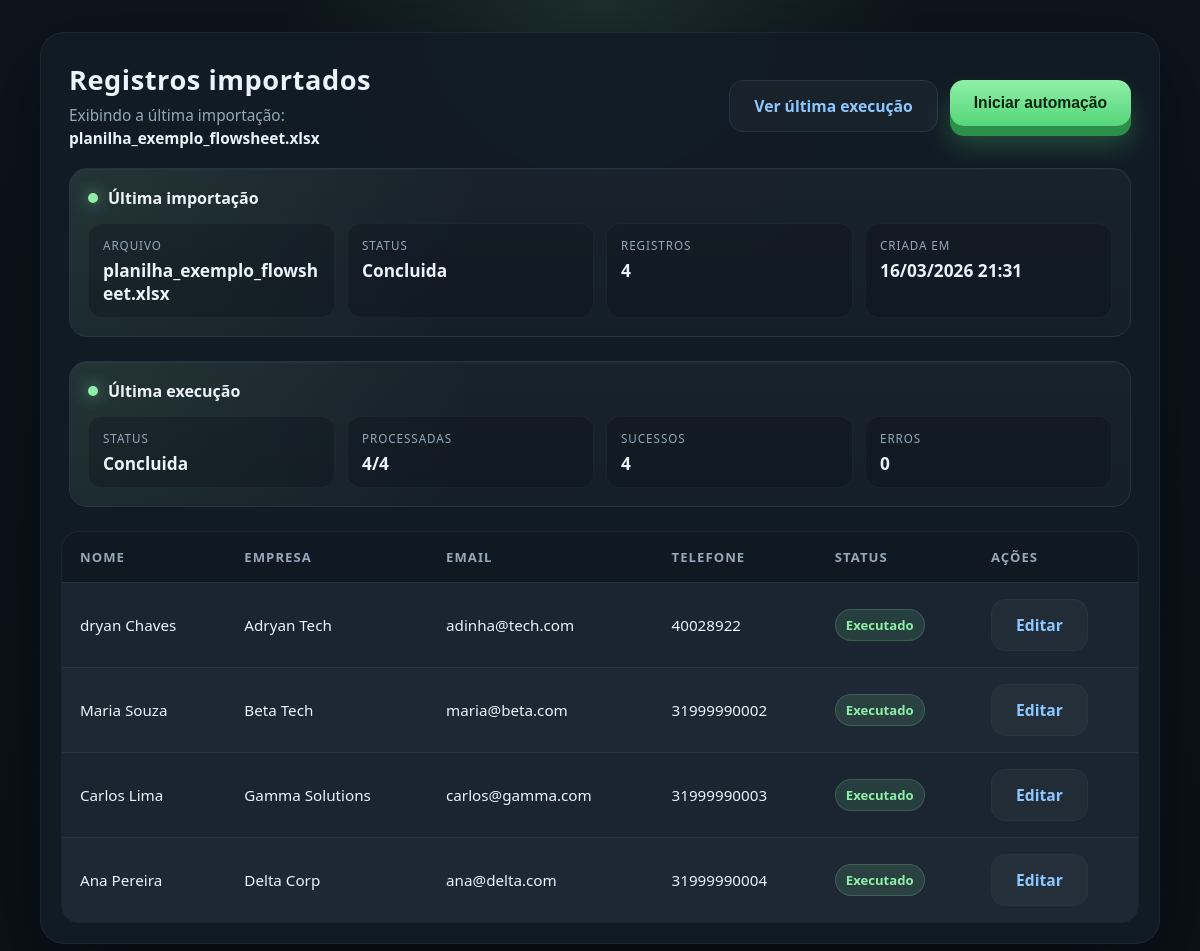
/registros/, run on the app's committed database.
### registros/models.py (models this page shows, shortened)
class ImportacaoPlanilha(models.Model):
    STATUS_PROCESSANDO = "processando"
    STATUS_CONCLUIDA = "concluida"
    STATUS_ERRO = "erro"
    STATUS_CHOICES = [
        (STATUS_PROCESSANDO, "Processando"),
        (STATUS_CONCLUIDA, "Concluida"),
        (STATUS_ERRO, "Erro"),
    ]
    nome_arquivo = models.CharField(max_length=255)
    status = models.CharField(
        max_length=20,
        choices=STATUS_CHOICES,
        default=STATUS_PROCESSANDO,
    )
    total_registros = models.PositiveIntegerField(default=0)
    criado_em = models.DateTimeField(auto_now_add=True)

class Registro(models.Model):
    STATUS_PENDENTE = "pendente"
    STATUS_EXECUTANDO = "executando"
    STATUS_EXECUTADO = "executado"
    STATUS_ERRO = "erro"
    STATUS_CHOICES = [
        (STATUS_PENDENTE, "Pendente"),
        (STATUS_EXECUTANDO, "Executando"),
        (STATUS_EXECUTADO, "Executado"),
        (STATUS_ERRO, "Erro"),
    ]
    nome = models.CharField(max_length=200)
    empresa = models.CharField(max_length=200)
    email = models.EmailField()
    telefone = models.CharField(max_length=20)
    status = models.CharField(
        max_length=20,
        choices=STATUS_CHOICES,
        default=STATUS_PENDENTE,
    )
    mensagem_erro = models.TextField(blank=True)
    executado_em = models.DateTimeField(null=True, blank=True)
    importacao = models.ForeignKey(
        ImportacaoPlanilha,
        on_delete=models.CASCADE,
        related_name="registros",
        null=True,
        blank=True,
    )
    criado_em = models.DateTimeField(auto_now_add=True)

### automations/models.py (models this page shows, shortened)
class Execution(models.Model):
    importacao = models.ForeignKey(
        "registros.ImportacaoPlanilha",
        on_delete=models.SET_NULL,
        related_name="executions",
        null=True,
        blank=True,
    )
    user = models.ForeignKey(
        User,
        on_delete=models.CASCADE,
        related_name="executions",
        null=True,
        blank=True,
    )
    STATUS_CHOICES = [
        ("pending", "Pendente"),
        ("running", "Executando"),
        ("completed", "Concluida"),
        ("error", "Erro"),
    ]
    arquivo_planilha = models.FileField(upload_to="uploads/", null=True, blank=True)
    status = models.CharField(max_length=20, choices=STATUS_CHOICES, default="pending")
    target_url = models.URLField(blank=True)
    total_linhas = models.IntegerField(default=0)
    linhas_processadas = models.IntegerField(default=0)
    sucesso_count = models.IntegerField(default=0)
    erro_count = models.IntegerField(default=0)
    mensagem_erro = models.TextField(blank=True)
    criado_em = models.DateTimeField(auto_now_add=True)
    finalizado_em = models.DateTimeField(null=True, blank=True)

### registros/views.py (the view)
# urls.py: path("registros/", listar_registros, name="listar_registros"),
def listar_registros(request):
    ultima_importacao = ImportacaoPlanilha.objects.order_by("-criado_em").first()
    registros = list(ultima_importacao.registros.all()[:50]) if ultima_importacao else []
    execution_id = request.GET.get("execution_id")
    ultima_execucao = (
        Execution.objects.filter(importacao=ultima_importacao).order_by("-criado_em").first()
        if ultima_importacao
        else Execution.objects.order_by("-criado_em").first()
    )
    if execution_id:
        ultima_execucao = get_object_or_404(Execution, pk=execution_id)
    mostrar_coluna_erro = any(registro.mensagem_erro for registro in registros)
    return render(request, "lista_registros.html", {
        "registros": registros,
        "ultima_importacao": ultima_importacao,
        "ultima_execucao": ultima_execucao,
        "mostrar_coluna_erro": mostrar_coluna_erro,
        "status_api_url": (
            reverse("automations:status_execucao", args=[ultima_execucao.id])
            if ultima_execucao
            else ""
        ),
    })

### registros/templates/lista_registros.html (shortened to what this page needs)
<!DOCTYPE html>
<html lang="pt-BR">
<head>
</head>
<body data-status-api-url="{{ status_api_url }}" data-execution-status="{% if ultima_execucao %}{{ ultima_execucao.status }}{% endif %}">
    <main class="page">
        <section class="panel">
            <div class="header">
                <div>
                    <h2>Registros importados</h2>
                    <p class="subtitle">
                        {% if ultima_importacao %}
                        Exibindo a última importação: <span class="file-name">{{ ultima_importacao.nome_arquivo }}</span>
                        {% else %}
                        Nenhuma importação disponível no momento.
                        {% endif %}
                    </p>
                </div>
                <div class="actions">
                    {% if ultima_execucao %}
                    <a class="ghost-link" href="{% url 'automations:detalhe_execucao' ultima_execucao.id %}">Ver última execução</a>
                    {% endif %}
                    <form action="{% url 'automations:executar' %}" method="post">
                        <button class="run-button" type="submit">Iniciar automação</button>
                    </form>
                </div>
            </div>
            {% if ultima_importacao %}
            <div class="status-bar">
                <div class="status-title">Última importação</div>
                <div class="status-grid">
                    <div class="status-item">
                        <span class="status-label">Arquivo</span>
                        <span class="status-value">{{ ultima_importacao.nome_arquivo }}</span>
                    </div>
                    <div class="status-item">
                        <span class="status-label">Status</span>
                        <span class="status-value">{{ ultima_importacao.get_status_display }}</span>
                    </div>
                    <div class="status-item">
                        <span class="status-label">Registros</span>
                        <span class="status-value">{{ ultima_importacao.total_registros }}</span>
                    </div>
                    <div class="status-item">
                        <span class="status-label">Criada em</span>
                        <span class="status-value">{{ ultima_importacao.criado_em|date:"d/m/Y H:i" }}</span>
                    </div>
                </div>
            </div>
            {% endif %}
            {% if ultima_execucao %}
            <div class="status-bar" id="execucao-status">
                <div class="status-title">Última execução</div>
                <div class="status-grid">
                    <div class="status-item">
                        <span class="status-label">Status</span>
                        <span class="status-value" id="execution-status-value">{{ ultima_execucao.get_status_display }}</span>
                    </div>
                    <div class="status-item">
                        <span class="status-label">Processadas</span>
                        <span class="status-value" id="execution-progress-value">{{ ultima_execucao.linhas_processadas }}/{{ ultima_execucao.total_linhas }}</span>
                    </div>
                    <div class="status-item">
                        <span class="status-label">Sucessos</span>
                        <span class="status-value" id="execution-success-value">{{ ultima_execucao.sucesso_count }}</span>
                    </div>
                    <div class="status-item">
                        <span class="status-label">Erros</span>
                        <span class="status-value" id="execution-error-value">{{ ultima_execucao.erro_count }}</span>
                    </div>
                </div>
            </div>
            {% endif %}
            <div class="table-wrap">
                {% if registros %}
                <table>
                    <thead>
                        <tr>
                            <th>Nome</th>
                            <th>Empresa</th>
                            <th>Email</th>
                            <th>Telefone</th>
                            <th>Status</th>
                            <th>Ações</th>
                        </tr>
                    </thead>
                    <tbody>
                        {% for r in registros %}
                        <tr data-registro-id="{{ r.id }}">
                            <td>{{ r.nome }}</td>
                            <td>{{ r.empresa }}</td>
                            <td>{{ r.email }}</td>
                            <td>{{ r.telefone }}</td>
                            <td>
                                <span class="status-pill {{ r.status }}" data-role="status-pill">{{ r.get_status_display }}</span>
                            </td>
                            <td><a class="ghost-link" href="{% url 'editar_registro' r.id %}">Editar</a></td>
                        </tr>
                        {% endfor %}
                    </tbody>
                </table>
                {% else %}
                <div class="empty-state">Importe uma planilha para visualizar registros e iniciar a automação.</div>
                {% endif %}
            </div>
        </section>
    </main>
</body>
</html>

### registros/templates/lista_registros.html (style rules this page uses)
:root { --bg: #0b1118; --panel: #131c26; --panel-soft: #1a2531; --line: #253445; --text: #ebf3fb; --muted: #94a8bc; --accent: #8ef0a7; --accent-strong: #56d67a; --accent-shadow: #2a8f48; --danger: #ff8c8c; --warning: #ffd66e; --link: #8dc7ff; }
* { box-sizing: border-box; }
body { margin: 0; min-height: 100vh; font-family: "Segoe UI", Tahoma, Geneva, Verdana, sans-serif; background: radial-gradient(circle at top, rgba(142, 240, 167, 0.12), transparent 28%), linear-gradient(180deg, #0d141c 0%, var(--bg) 100%); color: var(--text); display: flex; align-items: center; justify-content: center; padding: 32px 16px; }
.page { width: min(1120px, 100%); }
.panel { background: rgba(19, 28, 38, 0.94); border: 1px solid rgba(255, 255, 255, 0.05); border-radius: 24px; box-shadow: 0 24px 80px rgba(0, 0, 0, 0.38); overflow: hidden; backdrop-filter: blur(10px); }
.header { padding: 28px 28px 18px; display: flex; align-items: center; justify-content: space-between; gap: 16px; flex-wrap: wrap; }
h2 { margin: 0; font-size: clamp(1.7rem, 2vw, 2.4rem); letter-spacing: 0.02em; }
.subtitle { margin: 6px 0 0; color: var(--muted); font-size: 0.96rem; max-width: 48ch; line-height: 1.5; overflow-wrap: anywhere; }
.file-name { display: inline-block; max-width: 100%; font-weight: 700; color: var(--text); overflow-wrap: anywhere; word-break: break-word; }
.actions { display: flex; gap: 12px; flex-wrap: wrap; }
.run-button, .ghost-link { border: 0; text-decoration: none; display: inline-flex; align-items: center; justify-content: center; font-size: 0.98rem; font-weight: 700; padding: 14px 24px; border-radius: 14px; cursor: pointer; }
.run-button { background: linear-gradient(180deg, var(--accent) 0%, var(--accent-strong) 100%); color: #04250f; box-shadow: 0 10px 0 var(--accent-shadow), 0 18px 28px rgba(86, 214, 122, 0.28); transform: translateY(0); transition: transform 0.15s ease, box-shadow 0.15s ease, filter 0.15s ease; }
.ghost-link { color: var(--link); background: rgba(255, 255, 255, 0.03); border: 1px solid var(--line); }
.status-bar { margin: 0 28px 24px; padding: 18px; border: 1px solid var(--line); border-radius: 18px; background: linear-gradient(180deg, rgba(255, 255, 255, 0.03), rgba(255, 255, 255, 0.015)), radial-gradient(circle at top left, rgba(142, 240, 167, 0.09), transparent 38%); color: var(--muted); box-shadow: inset 0 1px 0 rgba(255, 255, 255, 0.03); }
.status-title { display: flex; align-items: center; gap: 10px; margin-bottom: 14px; font-size: 1rem; font-weight: 700; color: var(--text); }
.status-title::before { content: ""; width: 10px; height: 10px; border-radius: 999px; background: var(--accent); box-shadow: 0 0 16px rgba(142, 240, 167, 0.7); }
.status-grid { display: grid; grid-template-columns: repeat(4, minmax(0, 1fr)); gap: 12px; }
.status-item { min-width: 0; padding: 14px 14px 12px; border-radius: 14px; border: 1px solid rgba(255, 255, 255, 0.04); background: rgba(9, 14, 20, 0.26); }
.status-label { display: block; margin-bottom: 6px; font-size: 0.73rem; text-transform: uppercase; letter-spacing: 0.08em; color: var(--muted); }
.status-value { display: block; font-size: 1.08rem; font-weight: 700; color: var(--text); min-width: 0; overflow-wrap: anywhere; word-break: break-word; }
.table-wrap { padding: 0 20px 20px; overflow-x: auto; }
table { width: 100%; border-collapse: collapse; background: var(--panel-soft); border: 1px solid var(--line); border-radius: 18px; overflow: hidden; }
thead th { text-align: left; font-size: 0.82rem; letter-spacing: 0.08em; text-transform: uppercase; color: var(--muted); background: #101821; padding: 16px 18px; border-bottom: 1px solid var(--line); }
tbody td { padding: 16px 18px; border-bottom: 1px solid var(--line); font-size: 0.95rem; }
tbody tr:last-child td { border-bottom: 0; }
tbody tr:nth-child(even) { background: rgba(255, 255, 255, 0.015); }
.status-pill { display: inline-flex; align-items: center; padding: 6px 10px; border-radius: 999px; font-size: 0.82rem; font-weight: 700; background: rgba(142, 240, 167, 0.12); color: var(--accent); border: 1px solid rgba(142, 240, 167, 0.18); }

### data on the page
ImportacaoPlanilha: nome_arquivo "planilha_exemplo_flowsheet.xlsx", status "Concluida", total_registros "4", criado_em "16/03/2026 21:31"
Execution: status "Concluida", linhas_processadas "4", total_linhas "4", sucesso_count "4", erro_count "0"
Registro: nome "dryan Chaves", empresa "Adryan Tech", email "adinha@tech.com", telefone "40028922", status "Executado"
Registro: nome "Maria Souza", empresa "Beta Tech", email "maria@beta.com", telefone "31999990002", status "Executado"
Registro: nome "Carlos Lima", empresa "Gamma Solutions", email "carlos@gamma.com", telefone "31999990003", status "Executado"
Registro: nome "Ana Pereira", empresa "Delta Corp", email "ana@delta.com", telefone "31999990004", status "Executado"
